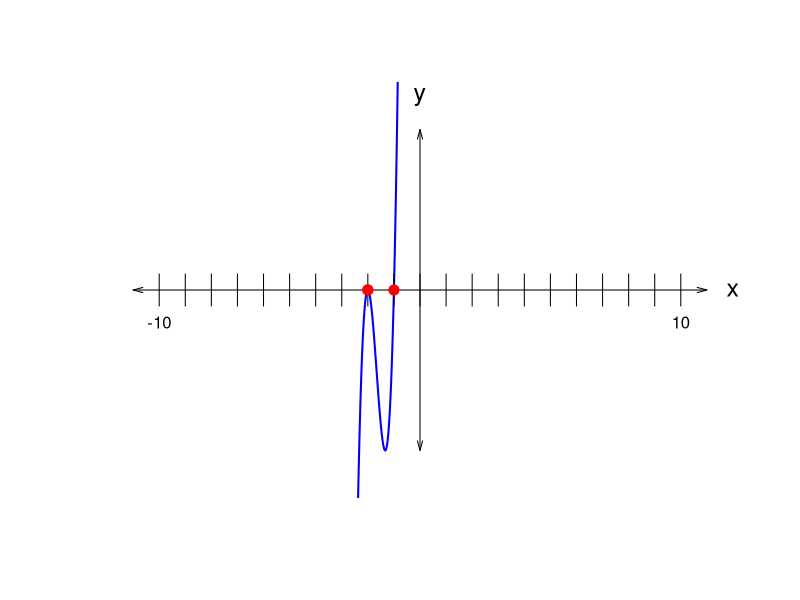

This chart was generated by the following R code:
## ---- chunk 1
options(scipen=999)
pfix = function(c,d){
    cc = c[c!=0]
    dd = d[c!=0]
    p = paste0("{",cc,"}x^{",dd,"}",collapse="+")
    p = gsub("x^{0}","",p,fixed=T)
    p = gsub("x^{1}","x",p,fixed=T)
    p = gsub("+{-","-{",p,fixed=T)
    p = gsub("+{1}x","+x",p,fixed=T)
    p = gsub("-{1}x","-x",p,fixed=T)
    p = gsub("{-1}x","-x",p,fixed=T)
    p = gsub("{1}x","x",p,fixed=T)
    return(p)
}

while(T){
    rrr = sample(c(-6:-1,1:6),2)
    rs = sort(c(rrr,rrr[2]))
    dr = rrr[2]
    A = 1
    B = sum(-rs)
    C = sum(c(prod(-rs[c(1,2)]),prod(-rs[c(1,3)]),prod(-rs[c(2,3)])))
    D = prod(-rs)
    if(length(unique(rs))==2){break}
}

all1 = numeric()
all2 = numeric()
all3 = numeric()
for(i in c((-6):(-1),1:6)){
    for(j in c((-6):(-1),1:6)){
        for(k in c((-6):(-1),1:6)){
            aaa = sum(c(i,j,k))
            bbb = sum(c(i*j,i*k,j*k))
            ccc = prod(c(i,j,k))
            all1 = sort(unique(c(all1,aaa)))
            all2 = sort(unique(c(all2,bbb)))
            all3 = sort(unique(c(all3,ccc)))
        }
    }
}

al1 = paste0("* ",all1,collapse="\n")
al2 = paste0("* ",all2,collapse="\n")
al3 = paste0("* ",all3,collapse="\n")

sol1 = paste0(1*(B==all1),collapse="")
sol2 = paste0(1*(C==all2),collapse="")
sol3 = paste0(1*(D==all3),collapse="")

## ---- chunk 2
quadcs = c(3,2*B,C)
aa = quadcs[1]
bb = quadcs[2]
cc = quadcs[3]
xmi = (-bb+sqrt(bb^2-4*aa*cc))/(2*aa)
xma = (-bb-sqrt(bb^2-4*aa*cc))/(2*aa)
ymi = xmi^3+B*xmi^2+C*xmi+D
yma = xma^3+B*xma^2+C*xma+D
mama = max(abs(c(ymi,yma)))

x = seq(-10,10,0.01)
plot(x,x^3+B*x^2+C*x+D,"l",col="blue",lwd=2,xlim=c(-12,12),
     ylim=c(-mama*1.2,mama*1.2),ylab="f(x)",xlab="x",axes=F,ann=F)
for(i in -10:10){
    lines(c(i,i),c(mama/10,-mama/10))
}
text(-10,-mama/5,"-10")
text(10,-mama/5,"10")
arrows(-11,0,11,0,0.1,15,3)
arrows(0,mama,0,-mama,0.1,15,3)
points(rs,c(0,0,0),pch=20,col="red",cex=2)
text(12,0,"x",cex=1.5)
text(0,mama*1.2,"y",cex=1.5)
